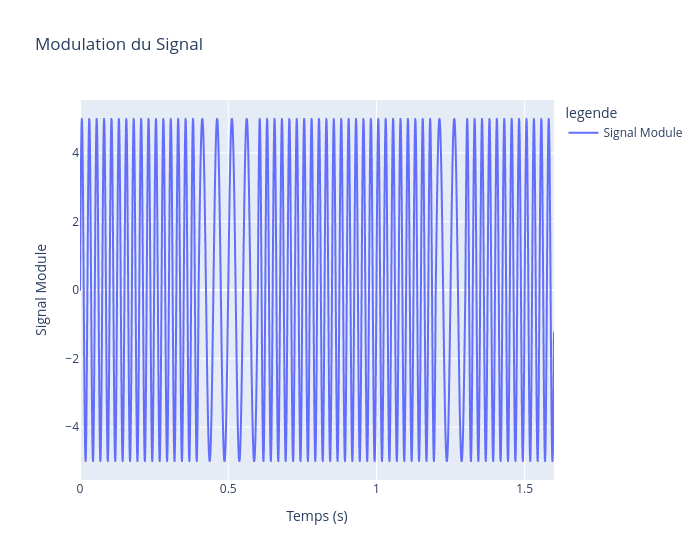

The code cell stored with this chart in its notebook:
### Code cell
Nbits_to_plot = 16
Npts_to_plot = Nbits_to_plot * N_mod

# Affichage de s_m
df_sm = pd.DataFrame({'x': tm[:Npts_to_plot] , 'y': sm[:Npts_to_plot] , 'legende': 'Signal Module' })
fig3 = px.line(df_sm, x='x',  y='y', color='legende', labels={'x': 'Temps (s)' , 'y':'Signal Module'}, title= 'Modulation du Signal' , width=700 )
fig3.show()

### Figure 1 — Plotly figure (JSON) as saved in the notebook; plotly's stock layout.template omitted (floating-point values rounded to 4 significant figures; data arrays with more than 128 entries replaced by an {"elided": "..."} marker saying what was removed)
{"data": [{"hovertemplate": "legende=Signal Module<br>Temps (s)=%{x}<br>Signal Module=%{y}<extra></extra>", "legendgroup": "Signal Module", "line": {"color": "#636efa", "dash": "solid"}, "marker": {"symbol": "circle"}, "mode": "lines", "name": "Signal Module", "showlegend": true, "type": "scattergl", "x": {"elided": "1600 float values"}, "xaxis": "x", "y": {"elided": "1600 float values"}, "yaxis": "y"}], "layout": {"legend": {"title": {"text": "legende"}, "tracegroupgap": 0}, "title": {"text": "Modulation du Signal"}, "width": 700, "xaxis": {"anchor": "y", "domain": [0, 1], "title": {"text": "Temps (s)"}}, "yaxis": {"anchor": "x", "domain": [0, 1], "title": {"text": "Signal Module"}}}}
